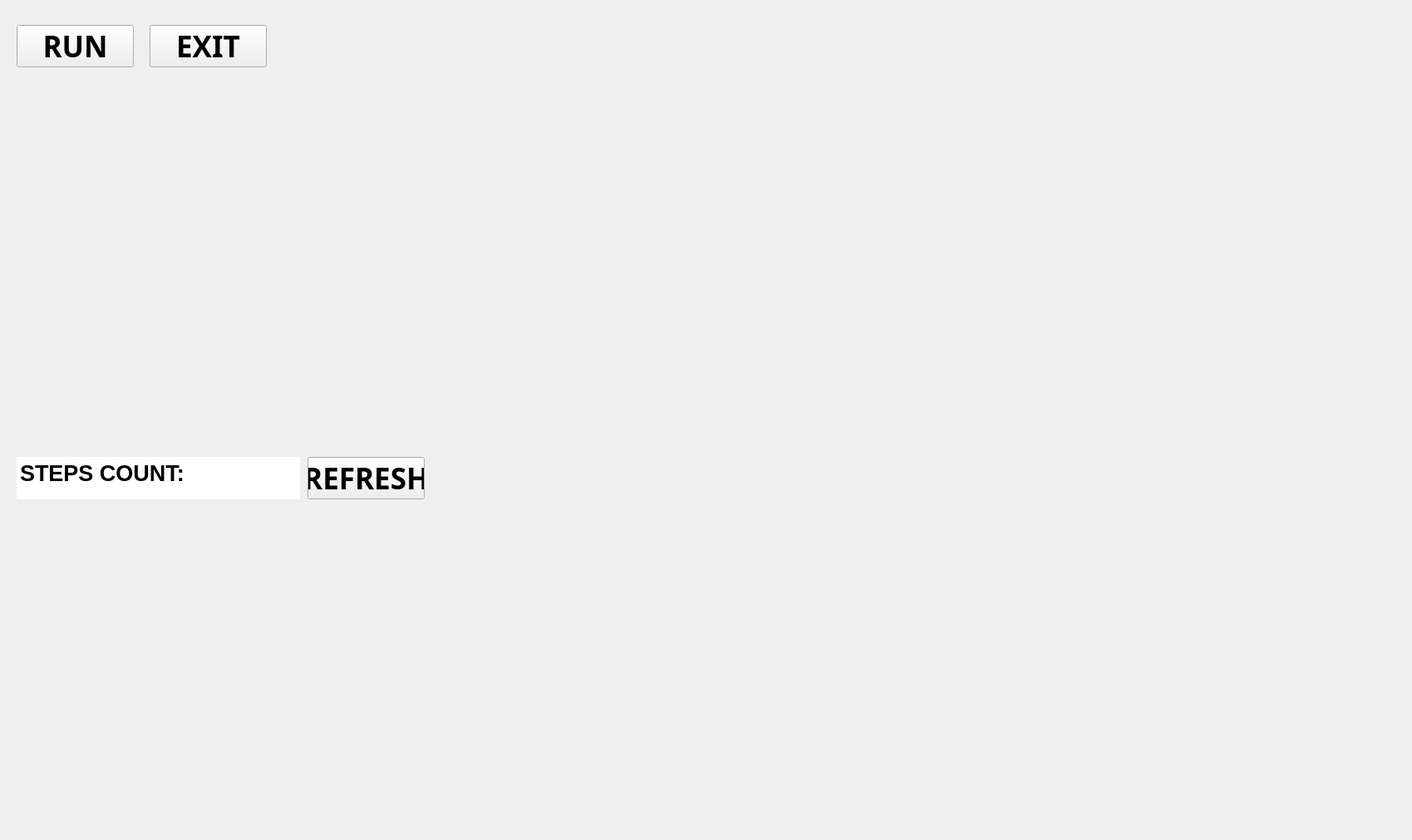
<?xml version="1.0" encoding="UTF-8"?>
<ui version="4.0">
 <class>MainWindow</class>
 <widget class="QMainWindow" name="MainWindow">
  <property name="enabled">
   <bool>true</bool>
  </property>
  <property name="geometry">
   <rect>
    <x>0</x>
    <y>0</y>
    <width>1699</width>
    <height>1011</height>
   </rect>
  </property>
  <property name="windowTitle">
   <string>MainWindow</string>
  </property>
  <widget class="QWidget" name="centralwidget">
   <widget class="QLabel" name="label">
    <property name="geometry">
     <rect>
      <x>0</x>
      <y>0</y>
      <width>1701</width>
      <height>1011</height>
     </rect>
    </property>
    <property name="text">
     <string/>
    </property>
    <property name="pixmap">
     <pixmap>tumblr_nfetk2UwcB1sj5h4oo1_1280.webp</pixmap>
    </property>
    <property name="scaledContents">
     <bool>true</bool>
    </property>
   </widget>
   <widget class="QTextBrowser" name="textBrowser">
    <property name="geometry">
     <rect>
      <x>90</x>
      <y>410</y>
      <width>256</width>
      <height>51</height>
     </rect>
    </property>
    <property name="font">
     <font>
      <pointsize>20</pointsize>
      <weight>75</weight>
      <bold>true</bold>
     </font>
    </property>
    <property name="styleSheet">
     <string notr="true">background:transparent;
border-radius:none;</string>
    </property>
    <property name="html">
     <string>&lt;!DOCTYPE HTML PUBLIC &quot;-//W3C//DTD HTML 4.0//EN&quot; &quot;http://www.w3.org/TR/REC-html40/strict.dtd&quot;&gt;
&lt;html&gt;&lt;head&gt;&lt;meta name=&quot;qrichtext&quot; content=&quot;1&quot; /&gt;&lt;style type=&quot;text/css&quot;&gt;
p, li { white-space: pre-wrap; }
&lt;/style&gt;&lt;/head&gt;&lt;body style=&quot; font-family:'MS Shell Dlg 2'; font-size:20pt; font-weight:600; font-style:normal;&quot;&gt;
&lt;p style=&quot;-qt-paragraph-type:empty; margin-top:0px; margin-bottom:0px; margin-left:0px; margin-right:0px; -qt-block-indent:0; text-indent:0px; font-size:8.25pt; font-weight:400;&quot;&gt;&lt;br /&gt;&lt;/p&gt;&lt;/body&gt;&lt;/html&gt;</string>
    </property>
   </widget>
   <widget class="QTextBrowser" name="textBrowser_2">
    <property name="geometry">
     <rect>
      <x>100</x>
      <y>170</y>
      <width>256</width>
      <height>51</height>
     </rect>
    </property>
    <property name="font">
     <font>
      <pointsize>20</pointsize>
      <weight>75</weight>
      <bold>true</bold>
     </font>
    </property>
    <property name="styleSheet">
     <string notr="true">background:transparent;
border-radius:none;</string>
    </property>
   </widget>
   <widget class="QPushButton" name="pushButton">
    <property name="geometry">
     <rect>
      <x>20</x>
      <y>30</y>
      <width>141</width>
      <height>51</height>
     </rect>
    </property>
    <property name="font">
     <font>
      <family>Utsaah</family>
      <pointsize>26</pointsize>
      <weight>75</weight>
      <bold>true</bold>
     </font>
    </property>
    <property name="text">
     <string>RUN</string>
    </property>
   </widget>
   <widget class="QPushButton" name="pushButton_2">
    <property name="geometry">
     <rect>
      <x>180</x>
      <y>30</y>
      <width>141</width>
      <height>51</height>
     </rect>
    </property>
    <property name="font">
     <font>
      <family>Utsaah</family>
      <pointsize>26</pointsize>
      <weight>75</weight>
      <bold>true</bold>
     </font>
    </property>
    <property name="text">
     <string>EXIT</string>
    </property>
   </widget>
   <widget class="QLabel" name="label_2">
    <property name="geometry">
     <rect>
      <x>70</x>
      <y>90</y>
      <width>261</width>
      <height>211</height>
     </rect>
    </property>
    <property name="text">
     <string/>
    </property>
    <property name="pixmap">
     <pixmap>../../Users/Ayush/Downloads/watch(3).png</pixmap>
    </property>
   </widget>
   <widget class="QLabel" name="label_3">
    <property name="geometry">
     <rect>
      <x>20</x>
      <y>320</y>
      <width>301</width>
      <height>201</height>
     </rect>
    </property>
    <property name="text">
     <string/>
    </property>
    <property name="pixmap">
     <pixmap>../../Users/Ayush/Downloads/calendar(1).png</pixmap>
    </property>
   </widget>
   <widget class="QPushButton" name="pushButton_3">
    <property name="geometry">
     <rect>
      <x>370</x>
      <y>550</y>
      <width>141</width>
      <height>51</height>
     </rect>
    </property>
    <property name="font">
     <font>
      <family>Utsaah</family>
      <pointsize>26</pointsize>
      <weight>75</weight>
      <bold>true</bold>
     </font>
    </property>
    <property name="text">
     <string>REFRESH</string>
    </property>
   </widget>
   <widget class="QTextBrowser" name="textBrowser_3">
    <property name="geometry">
     <rect>
      <x>230</x>
      <y>550</y>
      <width>131</width>
      <height>51</height>
     </rect>
    </property>
    <property name="font">
     <font>
      <pointsize>20</pointsize>
      <weight>75</weight>
      <bold>true</bold>
     </font>
    </property>
    <property name="styleSheet">
     <string notr="true">border: 0;</string>
    </property>
   </widget>
   <widget class="QTextBrowser" name="textBrowser_4">
    <property name="geometry">
     <rect>
      <x>20</x>
      <y>550</y>
      <width>211</width>
      <height>51</height>
     </rect>
    </property>
    <property name="styleSheet">
     <string notr="true">border: 0</string>
    </property>
    <property name="html">
     <string>&lt;!DOCTYPE HTML PUBLIC &quot;-//W3C//DTD HTML 4.0//EN&quot; &quot;http://www.w3.org/TR/REC-html40/strict.dtd&quot;&gt;
&lt;html&gt;&lt;head&gt;&lt;meta name=&quot;qrichtext&quot; content=&quot;1&quot; /&gt;&lt;style type=&quot;text/css&quot;&gt;
p, li { white-space: pre-wrap; }
&lt;/style&gt;&lt;/head&gt;&lt;body style=&quot; font-family:'MS Shell Dlg 2'; font-size:8.25pt; font-weight:400; font-style:normal;&quot;&gt;
&lt;p style=&quot; margin-top:0px; margin-bottom:0px; margin-left:0px; margin-right:0px; -qt-block-indent:0; text-indent:0px;&quot;&gt;&lt;span style=&quot; font-size:20pt; font-weight:600;&quot;&gt;STEPS COUNT: &lt;/span&gt;&lt;/p&gt;&lt;/body&gt;&lt;/html&gt;</string>
    </property>
   </widget>
   <zorder>label</zorder>
   <zorder>label_3</zorder>
   <zorder>pushButton</zorder>
   <zorder>pushButton_2</zorder>
   <zorder>label_2</zorder>
   <zorder>textBrowser</zorder>
   <zorder>textBrowser_2</zorder>
   <zorder>pushButton_3</zorder>
   <zorder>textBrowser_3</zorder>
   <zorder>textBrowser_4</zorder>
  </widget>
 </widget>
 <resources/>
 <connections/>
</ui>
